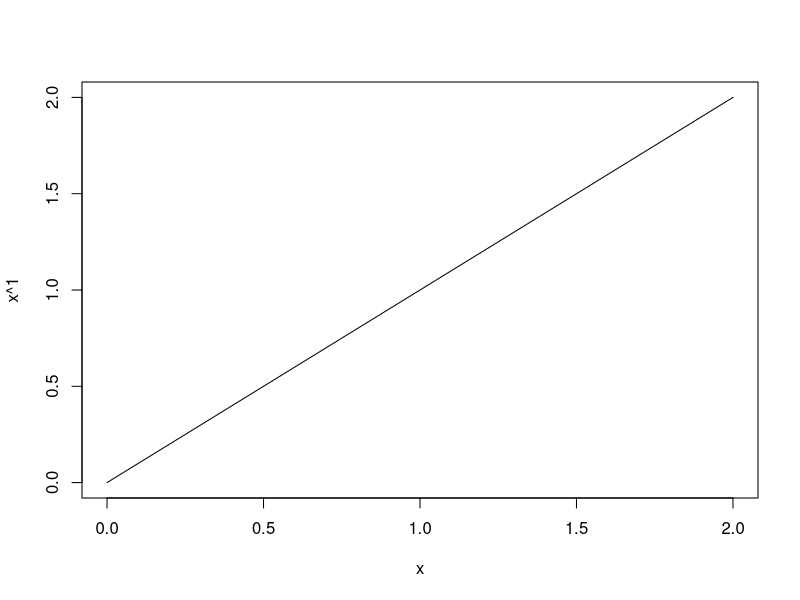

Generate this figure with R:
## ---- chunk 1
curve(x^1, 0, 2)
